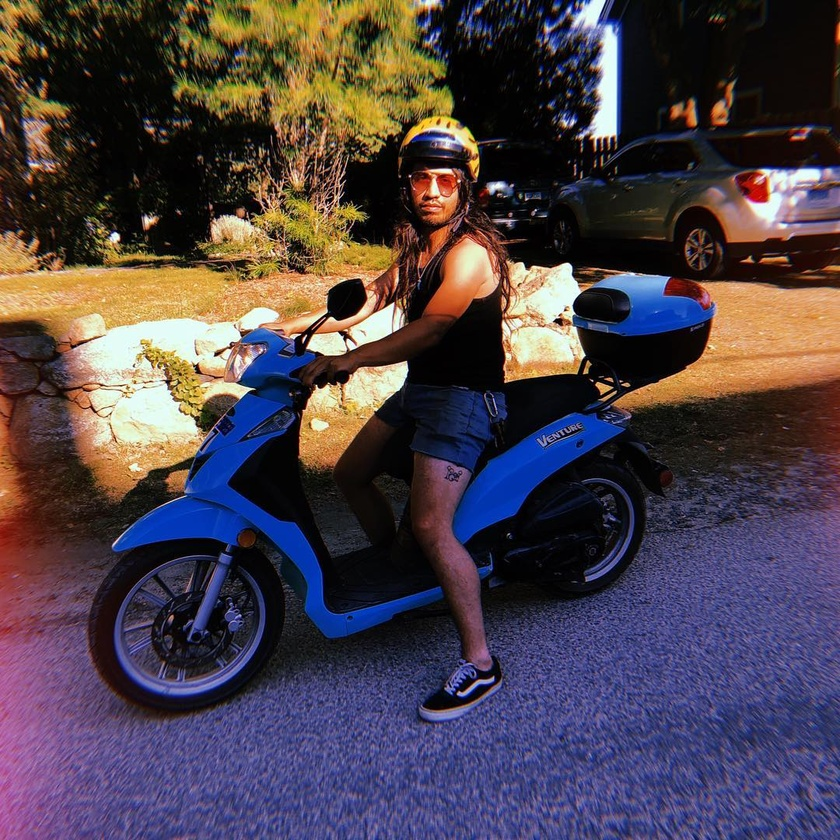
#> input picture images/insta_pics/2.jpg, 840 x 840 px, shrunk from 1080 x 1080 before the run
$ python colors.py
#> lines starting #> are read from the running program, lines starting #| are printed output that depends on the picture
import cv2
import numpy as np

img = cv2.imread("insta_pics/2.jpg")
#> img is the input picture: shape (840, 840, 3); mean B, G, R 74.7, 65.1, 75.8
BLUE_MIN = np.array([100, 0, 0], np.uint8)
BLUE_MAX = np.array([255, 50, 50], np.uint8)

dst = cv2.inRange(img, BLUE_MIN, BLUE_MAX)
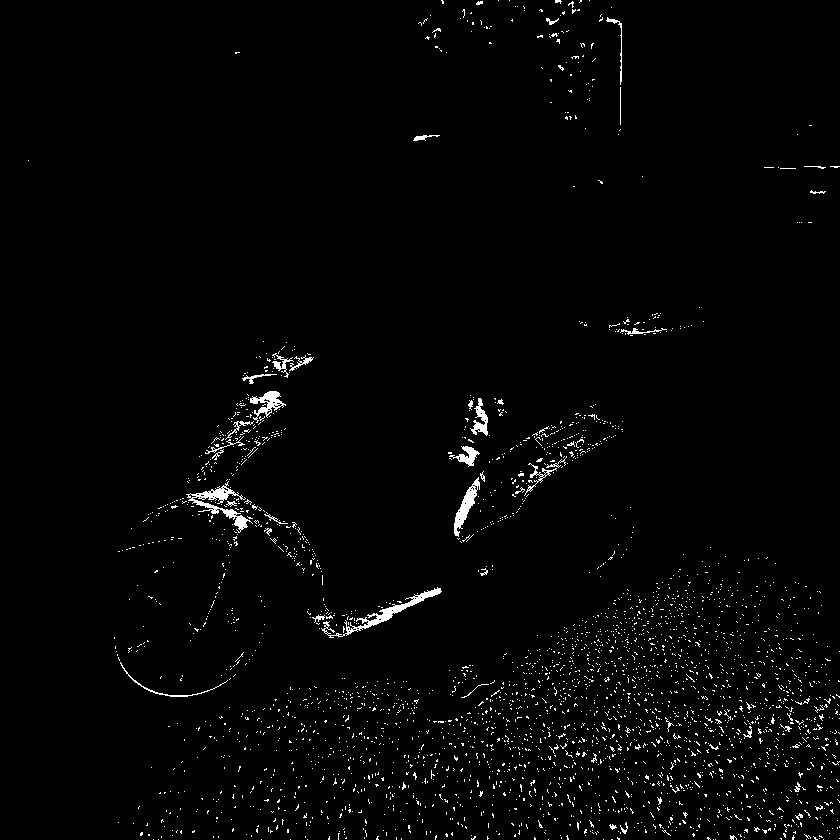
#> dst: shape (840, 840); 1.9% white in thin lines or dots
cv2.imshow('dst', dst)
cv2.waitKey(0)
no_blue = cv2.countNonZero(dst)
#> no_blue = 13457
print('The number of blue pixels is: ' + str(no_blue))
#| The number of blue pixels is: 13457
cv2.namedWindow("opencv")
cv2.imshow("opencv",img)
cv2.waitKey(0)
